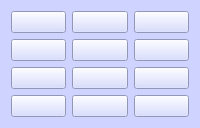
               <widget class="QWidget" name="tab_8">
                <property name="styleSheet">
                 <string notr="true">background-color: rgb(206, 211, 255);</string>
                </property>
                <attribute name="title">
                 <string>8лет</string>
                </attribute>
                <layout class="QGridLayout" name="gridLayout_10">
                 <item row="0" column="0">
                  <widget class="QPushButton" name="btn_8_1">
                   <property name="minimumSize">
                    <size>
                     <width>0</width>
                     <height>0</height>
                    </size>
                   </property>
                   <property name="maximumSize">
                    <size>
                     <width>16777215</width>
                     <height>16777215</height>
                    </size>
                   </property>
                   <property name="cursor">
                    <cursorShape>PointingHandCursor</cursorShape>
                   </property>
                   <property name="focusPolicy">
                    <enum>Qt::TabFocus</enum>
                   </property>
                   <property name="text">
                    <string/>
                   </property>
                  </widget>
                 </item>
                 <item row="0" column="1">
                  <widget class="QPushButton" name="btn_8_5">
                   <property name="minimumSize">
                    <size>
                     <width>0</width>
                     <height>0</height>
                    </size>
                   </property>
                   <property name="maximumSize">
                    <size>
                     <width>16777215</width>
                     <height>16777215</height>
                    </size>
                   </property>
                   <property name="cursor">
                    <cursorShape>PointingHandCursor</cursorShape>
                   </property>
                   <property name="focusPolicy">
                    <enum>Qt::TabFocus</enum>
                   </property>
                   <property name="text">
                    <string/>
                   </property>
                  </widget>
                 </item>
                 <item row="0" column="2">
                  <widget class="QPushButton" name="btn_8_9">
                   <property name="minimumSize">
                    <size>
                     <width>0</width>
                     <height>0</height>
                    </size>
                   </property>
                   <property name="maximumSize">
                    <size>
                     <width>16777215</width>
                     <height>16777215</height>
                    </size>
                   </property>
                   <property name="cursor">
                    <cursorShape>PointingHandCursor</cursorShape>
                   </property>
                   <property name="focusPolicy">
                    <enum>Qt::TabFocus</enum>
                   </property>
                   <property name="text">
                    <string/>
                   </property>
                  </widget>
                 </item>
                 <item row="1" column="0">
                  <widget class="QPushButton" name="btn_8_2">
                   <property name="minimumSize">
                    <size>
                     <width>0</width>
                     <height>0</height>
                    </size>
                   </property>
                   <property name="maximumSize">
                    <size>
                     <width>16777215</width>
                     <height>16777215</height>
                    </size>
                   </property>
                   <property name="cursor">
                    <cursorShape>PointingHandCursor</cursorShape>
                   </property>
                   <property name="focusPolicy">
                    <enum>Qt::TabFocus</enum>
                   </property>
                   <property name="text">
                    <string/>
                   </property>
                  </widget>
                 </item>
                 <item row="1" column="1">
                  <widget class="QPushButton" name="btn_8_6">
                   <property name="minimumSize">
                    <size>
                     <width>0</width>
                     <height>0</height>
                    </size>
                   </property>
                   <property name="maximumSize">
                    <size>
                     <width>16777215</width>
                     <height>16777215</height>
                    </size>
                   </property>
                   <property name="cursor">
                    <cursorShape>PointingHandCursor</cursorShape>
                   </property>
                   <property name="focusPolicy">
                    <enum>Qt::TabFocus</enum>
                   </property>
                   <property name="text">
                    <string/>
                   </property>
                  </widget>
                 </item>
                 <item row="1" column="2">
                  <widget class="QPushButton" name="btn_8_10">
                   <property name="minimumSize">
                    <size>
                     <width>0</width>
                     <height>0</height>
                    </size>
                   </property>
                   <property name="maximumSize">
                    <size>
                     <width>16777215</width>
                     <height>16777215</height>
                    </size>
                   </property>
                   <property name="cursor">
                    <cursorShape>PointingHandCursor</cursorShape>
                   </property>
                   <property name="focusPolicy">
                    <enum>Qt::TabFocus</enum>
                   </property>
                   <property name="text">
                    <string/>
                   </property>
                  </widget>
                 </item>
                 <item row="2" column="0">
                  <widget class="QPushButton" name="btn_8_3">
                   <property name="minimumSize">
                    <size>
                     <width>0</width>
                     <height>0</height>
                    </size>
                   </property>
                   <property name="maximumSize">
                    <size>
                     <width>16777215</width>
                     <height>16777215</height>
                    </size>
                   </property>
                   <property name="cursor">
                    <cursorShape>PointingHandCursor</cursorShape>
                   </property>
                   <property name="focusPolicy">
                    <enum>Qt::TabFocus</enum>
                   </property>
                   <property name="text">
                    <string/>
                   </property>
                  </widget>
                 </item>
                 <item row="2" column="1">
                  <widget class="QPushButton" name="btn_8_7">
                   <property name="minimumSize">
                    <size>
                     <width>0</width>
                     <height>0</height>
                    </size>
                   </property>
                   <property name="maximumSize">
                    <size>
                     <width>16777215</width>
                     <height>16777215</height>
                    </size>
                   </property>
                   <property name="cursor">
                    <cursorShape>PointingHandCursor</cursorShape>
                   </property>
                   <property name="focusPolicy">
                    <enum>Qt::TabFocus</enum>
                   </property>
                   <property name="text">
                    <string/>
                   </property>
                  </widget>
                 </item>
                 <item row="2" column="2">
                  <widget class="QPushButton" name="btn_8_11">
                   <property name="minimumSize">
                    <size>
                     <width>0</width>
                     <height>0</height>
                    </size>
                   </property>
                   <property name="maximumSize">
                    <size>
                     <width>16777215</width>
                     <height>16777215</height>
                    </size>
                   </property>
                   <property name="cursor">
                    <cursorShape>PointingHandCursor</cursorShape>
                   </property>
                   <property name="focusPolicy">
                    <enum>Qt::TabFocus</enum>
                   </property>
                   <property name="text">
                    <string/>
                   </property>
                  </widget>
                 </item>
                 <item row="3" column="0">
                  <widget class="QPushButton" name="btn_8_4">
                   <property name="minimumSize">
                    <size>
                     <width>0</width>
                     <height>0</height>
                    </size>
                   </property>
                   <property name="maximumSize">
                    <size>
                     <width>16777215</width>
                     <height>16777215</height>
                    </size>
                   </property>
                   <property name="cursor">
                    <cursorShape>PointingHandCursor</cursorShape>
                   </property>
                   <property name="focusPolicy">
                    <enum>Qt::TabFocus</enum>
                   </property>
                   <property name="text">
                    <string/>
                   </property>
                  </widget>
                 </item>
                 <item row="3" column="1">
                  <widget class="QPushButton" name="btn_8_8">
                   <property name="minimumSize">
                    <size>
                     <width>0</width>
                     <height>0</height>
                    </size>
                   </property>
                   <property name="maximumSize">
                    <size>
                     <width>16777215</width>
                     <height>16777215</height>
                    </size>
                   </property>
                   <property name="cursor">
                    <cursorShape>PointingHandCursor</cursorShape>
                   </property>
                   <property name="focusPolicy">
                    <enum>Qt::TabFocus</enum>
                   </property>
                   <property name="text">
                    <string/>
                   </property>
                  </widget>
                 </item>
                 <item row="3" column="2">
                  <widget class="QPushButton" name="btn_8_12">
                   <property name="minimumSize">
                    <size>
                     <width>0</width>
                     <height>0</height>
                    </size>
                   </property>
                   <property name="maximumSize">
                    <size>
                     <width>16777215</width>
                     <height>16777215</height>
                    </size>
                   </property>
                   <property name="cursor">
                    <cursorShape>PointingHandCursor</cursorShape>
                   </property>
                   <property name="focusPolicy">
                    <enum>Qt::TabFocus</enum>
                   </property>
                   <property name="text">
                    <string/>
                   </property>
                  </widget>
                 </item>
                </layout>
               </widget>
